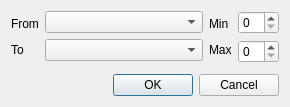
<?xml version="1.0" encoding="UTF-8"?>
<ui version="4.0">
 <class>AddConstraintDialog</class>
 <widget class="QDialog" name="AddConstraintDialog">
  <property name="geometry">
   <rect>
    <x>0</x>
    <y>0</y>
    <width>290</width>
    <height>107</height>
   </rect>
  </property>
  <property name="windowTitle">
   <string>Add constraint</string>
  </property>
  <layout class="QVBoxLayout" name="verticalLayout_5">
   <item>
    <layout class="QHBoxLayout" name="horizontalLayout_2">
     <item>
      <layout class="QVBoxLayout" name="verticalLayout_4">
       <item>
        <widget class="QLabel" name="label">
         <property name="sizePolicy">
          <sizepolicy hsizetype="Fixed" vsizetype="Fixed">
           <horstretch>0</horstretch>
           <verstretch>0</verstretch>
          </sizepolicy>
         </property>
         <property name="text">
          <string>From</string>
         </property>
        </widget>
       </item>
       <item>
        <widget class="QLabel" name="label_2">
         <property name="sizePolicy">
          <sizepolicy hsizetype="Fixed" vsizetype="Fixed">
           <horstretch>0</horstretch>
           <verstretch>0</verstretch>
          </sizepolicy>
         </property>
         <property name="text">
          <string>To</string>
         </property>
        </widget>
       </item>
      </layout>
     </item>
     <item>
      <layout class="QVBoxLayout" name="verticalLayout">
       <item>
        <widget class="QComboBox" name="fromCBox">
         <property name="sizePolicy">
          <sizepolicy hsizetype="Expanding" vsizetype="Fixed">
           <horstretch>0</horstretch>
           <verstretch>0</verstretch>
          </sizepolicy>
         </property>
        </widget>
       </item>
       <item>
        <widget class="QComboBox" name="toCBox">
         <property name="sizePolicy">
          <sizepolicy hsizetype="Expanding" vsizetype="Fixed">
           <horstretch>0</horstretch>
           <verstretch>0</verstretch>
          </sizepolicy>
         </property>
        </widget>
       </item>
      </layout>
     </item>
     <item>
      <layout class="QVBoxLayout" name="verticalLayout_3">
       <item>
        <widget class="QLabel" name="label_3">
         <property name="sizePolicy">
          <sizepolicy hsizetype="Fixed" vsizetype="Fixed">
           <horstretch>0</horstretch>
           <verstretch>0</verstretch>
          </sizepolicy>
         </property>
         <property name="text">
          <string>Min</string>
         </property>
        </widget>
       </item>
       <item>
        <widget class="QLabel" name="label_4">
         <property name="sizePolicy">
          <sizepolicy hsizetype="Fixed" vsizetype="Fixed">
           <horstretch>0</horstretch>
           <verstretch>0</verstretch>
          </sizepolicy>
         </property>
         <property name="text">
          <string>Max</string>
         </property>
        </widget>
       </item>
      </layout>
     </item>
     <item>
      <layout class="QVBoxLayout" name="verticalLayout_2">
       <item>
        <widget class="QSpinBox" name="minSpin"/>
       </item>
       <item>
        <widget class="QSpinBox" name="maxSpin"/>
       </item>
      </layout>
     </item>
    </layout>
   </item>
   <item>
    <spacer name="verticalSpacer">
     <property name="orientation">
      <enum>Qt::Vertical</enum>
     </property>
     <property name="sizeHint" stdset="0">
      <size>
       <width>20</width>
       <height>13</height>
      </size>
     </property>
    </spacer>
   </item>
   <item>
    <layout class="QHBoxLayout" name="horizontalLayout">
     <item>
      <spacer name="horizontalSpacer">
       <property name="orientation">
        <enum>Qt::Horizontal</enum>
       </property>
       <property name="sizeHint" stdset="0">
        <size>
         <width>40</width>
         <height>20</height>
        </size>
       </property>
      </spacer>
     </item>
     <item>
      <widget class="QDialogButtonBox" name="buttonBox">
       <property name="orientation">
        <enum>Qt::Horizontal</enum>
       </property>
       <property name="standardButtons">
        <set>QDialogButtonBox::Cancel|QDialogButtonBox::Ok</set>
       </property>
      </widget>
     </item>
    </layout>
   </item>
  </layout>
 </widget>
 <resources/>
 <connections>
  <connection>
   <sender>buttonBox</sender>
   <signal>accepted()</signal>
   <receiver>AddConstraintDialog</receiver>
   <slot>accept()</slot>
   <hints>
    <hint type="sourcelabel">
     <x>248</x>
     <y>254</y>
    </hint>
    <hint type="destinationlabel">
     <x>157</x>
     <y>274</y>
    </hint>
   </hints>
  </connection>
  <connection>
   <sender>buttonBox</sender>
   <signal>rejected()</signal>
   <receiver>AddConstraintDialog</receiver>
   <slot>reject()</slot>
   <hints>
    <hint type="sourcelabel">
     <x>316</x>
     <y>260</y>
    </hint>
    <hint type="destinationlabel">
     <x>286</x>
     <y>274</y>
    </hint>
   </hints>
  </connection>
 </connections>
</ui>
